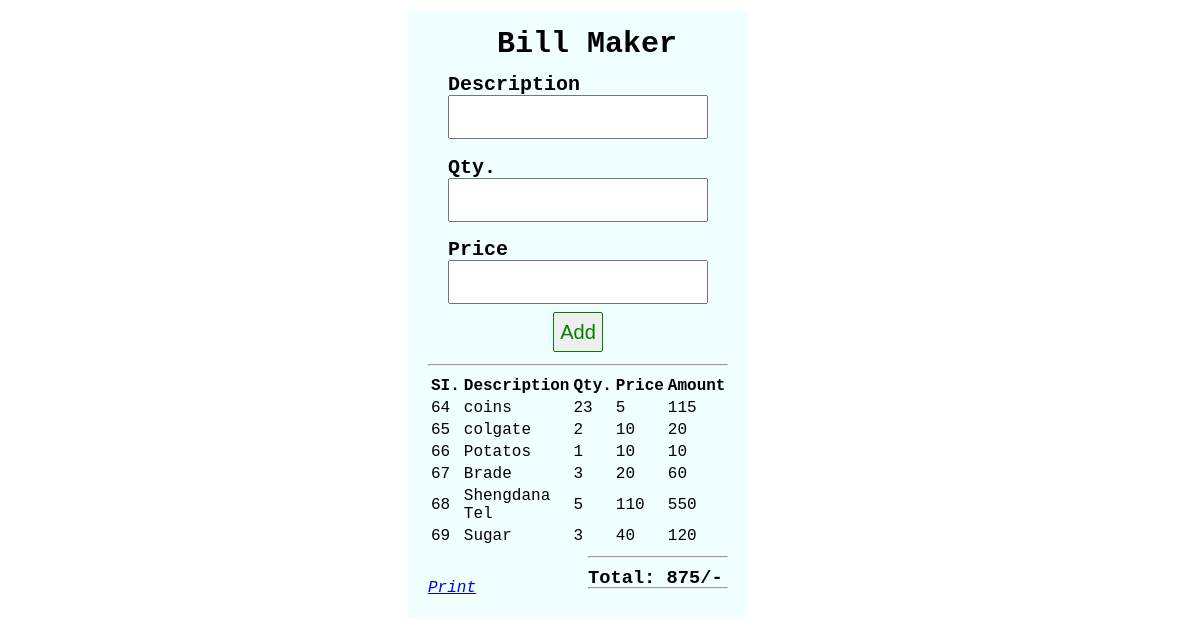
The page / on the database its author committed.
### tables this page shows
CREATE TABLE `bill` (
  `SI` int(3) NOT NULL,
  `description` varchar(15) NOT NULL,
  `qty` int(2) NOT NULL,
  `price` int(10) NOT NULL
);

### index.php (the view, shortened to what this page needs)
<!DOCTYPE html>
<html lang="en">
<head>
    <link rel="stylesheet" href="style.css">
</head>
<body>
    <div class="container">
        <form action="index.php" method="POST">
        <h1>Bill Maker</h1>
            <div class="form">
            <h2>Description</h2>
                <input type="text" name="description" maxlength="15" required>
                <h2>Qty.</h2>
                <input type="number" name="qty" required>
                <h2>Price</h2>
                <input type="number" name="price" required><br>
                <button type="submit" id="add-button" onmousedown = "cashSound.play()" name="add">Add</button>
            </div>
        </form>
        <hr>
        <div class="display">
            <table>
                <tr>
                    <th>SI.</th>
                    <th>Description</th>
                    <th>Qty.</th>
                    <th>Price</th>
                    <th>Amount</th>
                </tr>
                <?php
                require_once('config.php');
                $sql = "SELECT * FROM bill";
                $result = $db->prepare($sql);
                $result->execute();
                for($i=0; $row = $result->fetch(); $i++){
                ?>
                <tr>
                    <td><label><?php echo $row['SI']; ?></label></td>
                    <td><label><?php echo $row['description']; ?></label></td>
                    <td><label><?php echo $row['qty']; ?></label></td>
                    <td><label><?php echo $row['price']; ?></label></td>
                    <td><label><?php echo $row['qty']*$row['price'];?></td>
                </tr>
            <?php } ?>
            </table>
            <hr id="total">
            <h3 id="total">Total:
            <?php
                $sql = "SELECT * FROM bill";
                $result = $db->prepare($sql);
                $result->execute();
                $total = 0;
                for($i=0; $row = $result->fetch(); $i++)
                {
                    $total = $total + $row['qty'] * $row['price'];
                }
                if($total > 0)
                {
                    echo $total,"/-";
                }
                ?>
            </h3><hr id="total">
            <a setInterval(4000)id="print" href="pdf.php" onmousedown="receiptPrinter.play()"><i>Print</i></a>
        </div>
    </div>
</body>
</html>

### style.css (style rules this page uses)
.container { margin: 10px 400px; height: auto; width: 300px; padding: 20px; font-family: 'Courier New', Courier, monospace; background-color: azure; }
.form { margin: 20px; }
h1 { margin:-3px 50px -8px 69px; width: auto; font-size: 30px; }
h2 { font-size: 20px; margin-bottom: -1px; }
table { margin-right: 14px; }
input { height: 20px; width: 236px; padding: 10px; font-size: 20px; }
#add-button { width: 50px; height: 40px; margin: 8px 105px -8px 105px; border-radius: 2px; border: 1px solid green; padding: 5px; font-size: 20px; color: green; }
#total { margin-left: 160px; margin-bottom: -10px; }

### rows shown on the page
bill: SI "64", description "coins", qty "23", price "5", $row['qty']*$row['price'] "115"
bill: SI "65", description "colgate", qty "2", price "10", $row['qty']*$row['price'] "20"
bill: SI "66", description "Potatos", qty "1", price "10", $row['qty']*$row['price'] "10"
bill: SI "67", description "Brade", qty "3", price "20", $row['qty']*$row['price'] "60"
bill: SI "68", description "Shengdana Tel", qty "5", price "110", $row['qty']*$row['price'] "550"
bill: SI "69", description "Sugar", qty "3", price "40", $row['qty']*$row['price'] "120"

### other values the page prints
$total "875"
